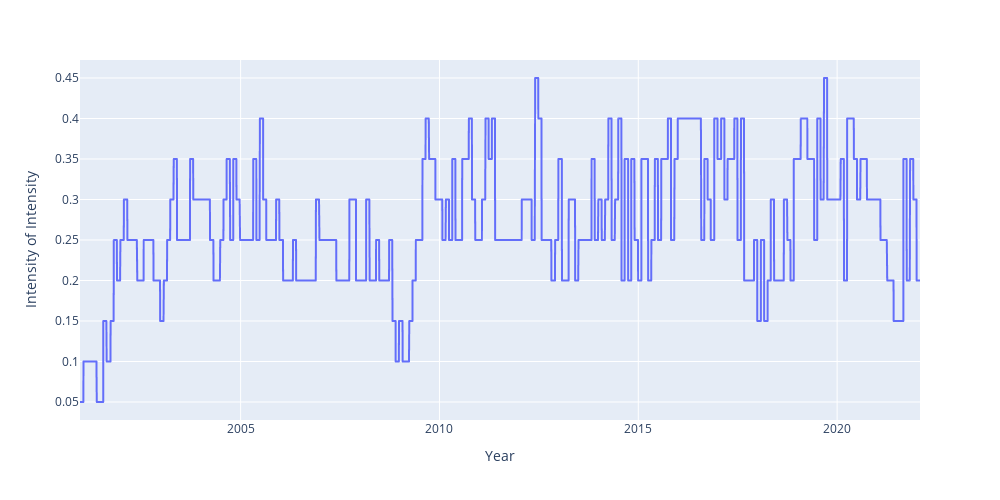

The notebook cell this image was saved under:
### Code cell
res_rounded = np.round(res)
eval_model_outputs(res_rounded, intensity_of_intensity_list, show_fig=False)

### Figure 1 — Plotly figure (JSON) as saved in the notebook; plotly's stock layout.template omitted (floating-point values rounded to 4 significant figures; data arrays with more than 128 entries replaced by an {"elided": "..."} marker saying what was removed)
{"data": [{"hovertemplate": "variable=<br>rebalancing_date=%{x}<br>value=%{y}<extra></extra>", "legendgroup": "", "line": {"color": "#636efa", "dash": "solid"}, "marker": {"symbol": "circle"}, "mode": "lines", "name": "", "showlegend": false, "type": "scattergl", "x": {"elided": "5313 str values"}, "xaxis": "x", "y": {"elided": "5313 float values"}, "yaxis": "y"}], "layout": {"height": 500, "legend": {"title": {"text": "variable"}, "tracegroupgap": 0}, "margin": {"t": 60}, "width": 1000, "xaxis": {"anchor": "y", "domain": [0, 1], "title": {"text": "Year"}}, "yaxis": {"anchor": "x", "domain": [0, 1], "title": {"text": "Intensity of Intensity"}}}}
